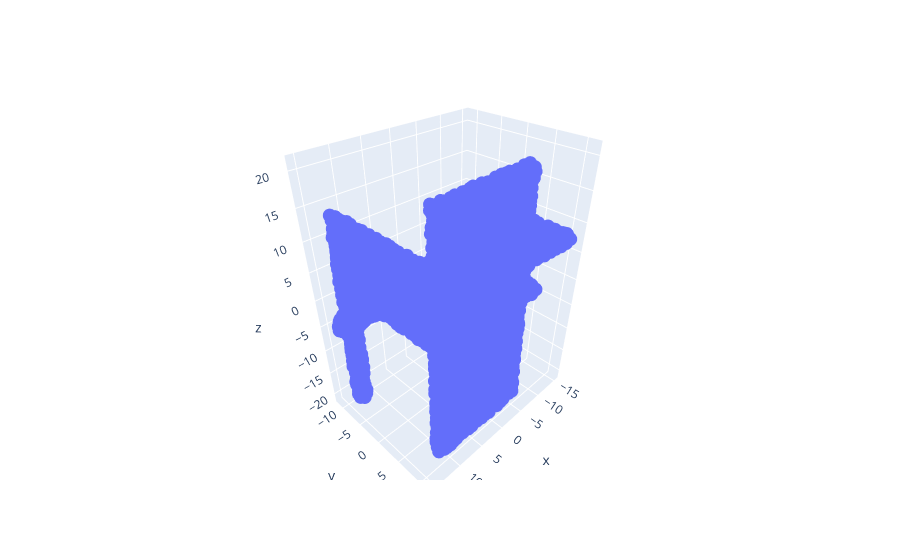

The notebook cell this image was saved under:
### Code cell
import plotly.graph_objects as go
fig = go.Figure(data=[go.Scatter3d(x=pts[:,0], y=pts[:,1], z=pts[:,2], mode='markers')])
fig.show()

### Figure 1 — Plotly figure (JSON) as saved in the notebook; plotly's stock layout.template omitted (floating-point values rounded to 4 significant figures; data arrays with more than 128 entries replaced by an {"elided": "..."} marker saying what was removed)
{"data": [{"mode": "markers", "type": "scatter3d", "x": {"elided": "5556 float values"}, "y": {"elided": "5556 float values"}, "z": {"elided": "5556 float values"}}], "layout": {}}
